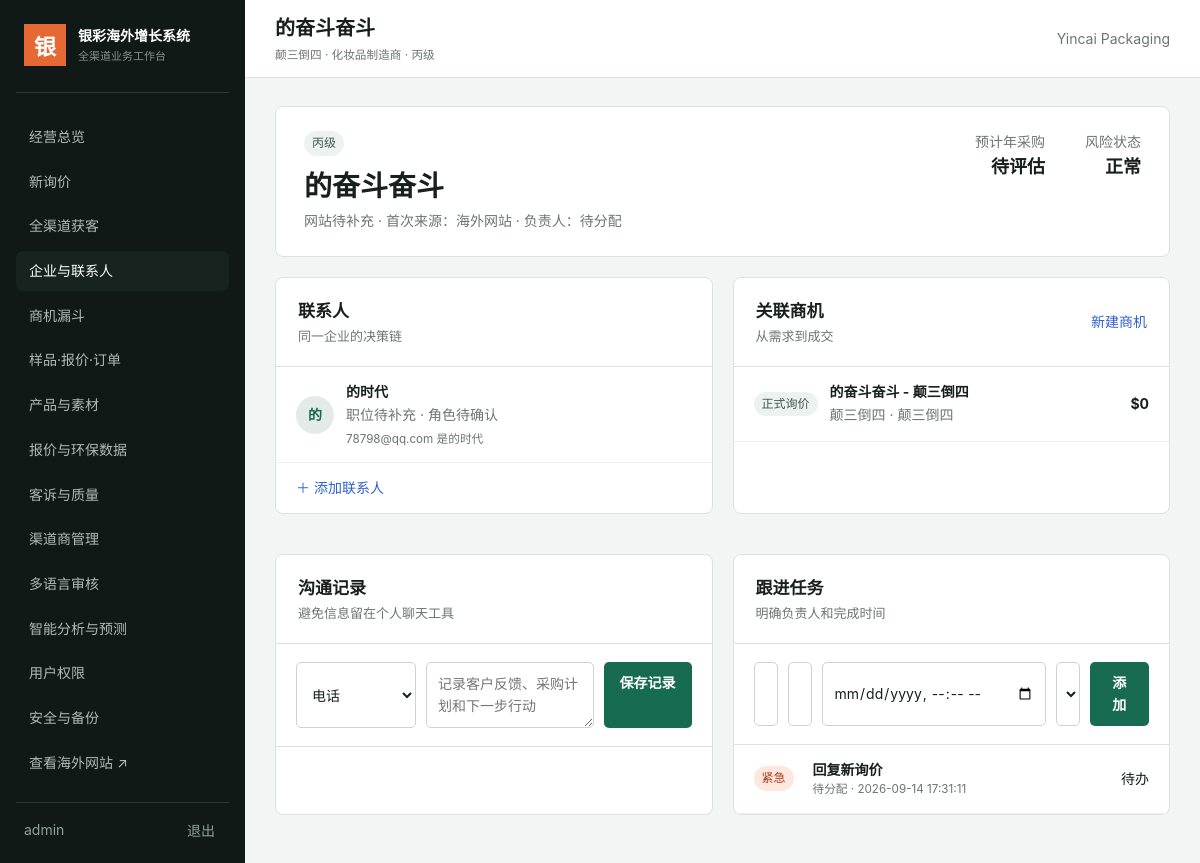
Screenshot of /admin/companies/1 (signed in) with the database file from the repository.
### tables this page shows
CREATE TABLE companies (
      id INTEGER PRIMARY KEY, name TEXT NOT NULL, country TEXT, company_type TEXT,
      website TEXT, size TEXT, annual_purchase TEXT, source TEXT, owner TEXT,
      grade TEXT NOT NULL DEFAULT '丙级', risk_status TEXT DEFAULT '正常', notes TEXT,
      created_at TEXT NOT NULL, updated_at TEXT NOT NULL
    , score INTEGER DEFAULT 0, score_reason TEXT, last_scored_at TEXT);

CREATE TABLE contacts (
      id INTEGER PRIMARY KEY, company_id INTEGER NOT NULL, name TEXT NOT NULL,
      title TEXT, email TEXT, phone TEXT, linkedin TEXT, decision_role TEXT,
      created_at TEXT NOT NULL, FOREIGN KEY(company_id) REFERENCES companies(id) ON DELETE CASCADE
    );

CREATE TABLE opportunities (
      id INTEGER PRIMARY KEY, company_id INTEGER NOT NULL, title TEXT NOT NULL,
      product_interest TEXT, quantity TEXT, market TEXT, stage TEXT NOT NULL,
      amount REAL NOT NULL DEFAULT 0, probability INTEGER NOT NULL DEFAULT 10,
      expected_close TEXT, owner TEXT, next_action TEXT, next_action_at TEXT,
      lost_reason TEXT, created_at TEXT NOT NULL, updated_at TEXT NOT NULL, risk_level TEXT DEFAULT '正常', risk_reason TEXT, last_risk_check TEXT,
      FOREIGN KEY(company_id) REFERENCES companies(id) ON DELETE CASCADE
    );

CREATE TABLE tasks (
      id INTEGER PRIMARY KEY, company_id INTEGER, opportunity_id INTEGER,
      title TEXT NOT NULL, assignee TEXT, due_at TEXT, priority TEXT DEFAULT '普通',
      status TEXT DEFAULT '待办', created_at TEXT NOT NULL,
      FOREIGN KEY(company_id) REFERENCES companies(id) ON DELETE CASCADE,
      FOREIGN KEY(opportunity_id) REFERENCES opportunities(id) ON DELETE CASCADE
    );

### app.py (the view, shortened to what this page needs)
@app.route("/admin/companies/<int:company_id>", methods=["GET", "POST"])
@login_required
def company_detail(company_id):
    db = get_db()
    company = db.execute("SELECT * FROM companies WHERE id=?", (company_id,)).fetchone()
    if not company:
        abort(404)
    contacts = db.execute("SELECT * FROM contacts WHERE company_id=? ORDER BY id DESC", (company_id,)).fetchall()
    opportunities = db.execute("SELECT * FROM opportunities WHERE company_id=? ORDER BY id DESC", (company_id,)).fetchall()
    activities = db.execute("SELECT * FROM activities WHERE company_id=? ORDER BY id DESC LIMIT 30", (company_id,)).fetchall()
    tasks = db.execute("SELECT * FROM tasks WHERE company_id=? ORDER BY id DESC", (company_id,)).fetchall()
    return render_template("admin/company_detail.html", company=company, contacts=contacts, opportunities=opportunities, activities=activities, tasks=tasks)

### app.py (called while the page is built)
def get_db():
    if "db" not in g:
        g.db = sqlite3.connect(DB_PATH)
        g.db.row_factory = sqlite3.Row
        g.db.execute("PRAGMA foreign_keys = ON")
    return g.db

def csrf_token():
    if "csrf_token" not in session:
        session["csrf_token"] = secrets.token_hex(24)
    return session["csrf_token"]

@app.before_request
def protect_csrf():
    if request.method in {"POST", "PUT", "PATCH", "DELETE"} and not request.path.startswith("/api/"):
        token = request.form.get("csrf_token") or request.headers.get("X-CSRF-Token")
        if not token or not secrets.compare_digest(token, session.get("csrf_token", "")):
            abort(400, "表单已过期，请刷新页面后重试")

def login_required(view):
    @wraps(view)
    def wrapped(*args, **kwargs):
        if not session.get("user_id"):
            return redirect(url_for("login", next=request.path))
        return view(*args, **kwargs)
    return wrapped

@app.context_processor
def global_context():
    return {
        "company_name": os.getenv("COMPANY_NAME", "Yincai Packaging"),
        "public_email": os.getenv("PUBLIC_EMAIL", "sales@example.com"),
        "public_phone": os.getenv("PUBLIC_PHONE", "+86 000 0000 0000"),
        "current_year": datetime.utcnow().year,
        "analytics_id": os.getenv("ANALYTICS_ID", ""),
    }

### templates/admin/company_detail.html (shortened to what this page needs)
{% extends "admin/base.html" %}{% block page_title %}{{ company.name }}{% endblock %}{% block page_desc %}{{ company.country or '国家待补充' }} · {{ company.company_type or '类型待补充' }} · {{ company.grade }}{% endblock %}{% block content %}
<section class="company-head"><div><span class="grade {{ company.grade }}">{{ company.grade }}</span><h1>{{ company.name }}</h1><p>{{ company.website or '网站待补充' }} · 首次来源：{{ company.source or '未标记' }} · 负责人：{{ company.owner or '待分配' }}</p></div><div class="company-numbers"><span>预计年采购<b>{{ company.annual_purchase or '待评估' }}</b></span><span>风险状态<b>{{ company.risk_status }}</b></span></div></section>
<div class="detail-grid"><section class="panel"><div class="panel-head"><div><h2>联系人</h2><p>同一企业的决策链</p></div></div>{% for item in contacts %}<div class="contact-row"><div class="avatar">{{ item.name[:1] }}</div><div><b>{{ item.name }}</b><p>{{ item.title or '职位待补充' }} · {{ item.decision_role or '角色待确认' }}</p><small>{{ item.email }} {{ item.phone }}</small></div></div>{% else %}<p class="empty">尚无联系人</p>{% endfor %}<details class="inline-create"><summary>＋ 添加联系人</summary></details></section>
<section class="panel"><div class="panel-head"><div><h2>关联商机</h2><p>从需求到成交</p></div><a href="{{ url_for('admin_opportunities') }}">新建商机</a></div>{% for item in opportunities %}<div class="opportunity-row"><span class="status">{{ item.stage }}</span><div><b>{{ item.title }}</b><p>{{ item.product_interest }} · {{ item.quantity or '数量待确认' }}</p></div><strong>${{ '%.0f'|format(item.amount) }}</strong></div>{% else %}<p class="empty">尚无商机</p>{% endfor %}</section>
<section class="panel"><div class="panel-head"><div><h2>沟通记录</h2><p>避免信息留在个人聊天工具</p></div></div><form method="post" class="quick-note"><select name="activity_type"><option>电话</option></select><textarea name="content" required placeholder="记录客户反馈、采购计划和下一步行动"></textarea><button class="admin-button">保存记录</button></form></section>
<section class="panel"><div class="panel-head"><div><h2>跟进任务</h2><p>明确负责人和完成时间</p></div></div><form method="post" class="quick-task"><input type="hidden" name="csrf_token" value="{{ csrf_token() }}"><input type="hidden" name="action" value="task"><input name="title" placeholder="下一步任务" required><input name="assignee" value="{{ session.username }}"><input type="datetime-local" name="due_at"><select name="priority"><option>普通</option><option>高</option><option>紧急</option></select><button class="admin-button">添加</button></form>{% for task in tasks %}<div class="task-row"><span class="priority {{ task.priority }}">{{ task.priority }}</span><div><b>{{ task.title }}</b><small>{{ task.assignee }} · {{ task.due_at or '未设置时间' }}</small></div><span>{{ task.status }}</span></div>{% else %}<p class="empty">尚无跟进任务</p>{% endfor %}</section></div>{% endblock %}

### static/admin.css (style rules this page uses)
:root { --nav:#111916;--nav2:#17231f;--bg:#f3f5f4;--card:#fff;--ink:#17201d;--muted:#6b7571;--line:#dce2df;--green:#176b50;--orange:#e66832;--blue:#2f60cc }
* { box-sizing:border-box }
body { margin:0;background:var(--bg);color:var(--ink);font-family:-apple-system,BlinkMacSystemFont,"Segoe UI","PingFang SC","Microsoft YaHei",sans-serif;font-size:14px;line-height:1.55 }
a { color:inherit;text-decoration:none }
button,input,select,textarea { font:inherit }
.panel,.create-box,.company-head { background:#fff;border:1px solid var(--line);border-radius:8px;margin-bottom:20px }
.panel-head { padding:20px 22px;border-bottom:1px solid var(--line);display:flex;justify-content:space-between;align-items:center }
.panel-head h2 { font-size:17px;margin:0 }
.panel-head p { margin:2px 0 0;color:var(--muted);font-size:13px }
.panel-head a { color:var(--blue) }
.status,.grade,.priority { display:inline-flex;padding:3px 8px;border-radius:20px;background:#edf2f0;color:#3f5650;font-size:12px;white-space:nowrap }
.priority { margin-right:7px }
.priority.紧急 { background:#fde7df;color:#a73b16 }
.admin-form input,.admin-form select,.admin-form textarea,.search input,.quick-note input,.quick-note select,.quick-note textarea,.quick-task input,.quick-task select,.kanban select { width:100%;padding:10px 11px;border:1px solid #ccd5d1;border-radius:5px;background:#fff;color:var(--ink) }
.admin-button { display:inline-flex;border:0;background:var(--green);color:#fff;padding:10px 16px;border-radius:5px;cursor:pointer;font-weight:700 }
.company-head { padding:24px 28px;display:flex;justify-content:space-between }
.company-head h1 { margin:9px 0 2px;font-size:28px }
.company-head p { margin:0;color:var(--muted) }
.company-numbers { display:flex;gap:40px;text-align:right }
.company-numbers span { color:var(--muted) }
.company-numbers b { display:block;color:var(--ink);font-size:18px }
.detail-grid { display:grid;grid-template-columns:1fr 1fr;gap:20px }
.contact-row,.opportunity-row,.task-row,.record-row { display:flex;align-items:center;gap:12px;padding:14px 20px;border-bottom:1px solid #edf0ef }
.avatar { width:38px;height:38px;border-radius:50%;background:#e2ebe7;display:grid;place-items:center;font-weight:800;color:var(--green) }
.contact-row p,.opportunity-row p { margin:1px 0;color:var(--muted) }
.contact-row small { color:var(--muted) }
.opportunity-row div { flex:1 }
.inline-create>summary { padding:14px 20px;color:var(--blue);cursor:pointer;list-style:none }
.quick-note,.quick-task { padding:18px 20px;display:grid;grid-template-columns:120px 1fr auto;gap:10px;border-bottom:1px solid var(--line) }
.quick-task { grid-template-columns:1.5fr 1fr 1fr .6fr auto }
.timeline-item small,.task-row small { display:block;color:var(--muted) }
.task-row>div { flex:1 }

### rows the page displays
companies: name "的奋斗奋斗", country "颠三倒四", company_type "化妆品制造商", grade "丙级", source "海外网站", risk_status "正常"
contacts: name "的", name "的时代", title "职位待补充", decision_role "角色待确认", email "78798@qq.com", phone "是的时代"
opportunities: stage "正式询价", title "的奋斗奋斗 - 颠三倒四", product_interest "颠三倒四", quantity "颠三倒四", amount "0"
tasks: priority "紧急", title "回复新询价", assignee "待分配", due_at "2026-09-14 17:31:11", status "待办"

### other values shown
{{ session.username }} "admin"
{{ company_name }} "Yincai Packaging"
{{ company.website or '网站待补充' }} "网站待补充"
{{ company.owner or '待分配' }} "待分配"
{{ company.annual_purchase or '待评估' }} "待评估"
